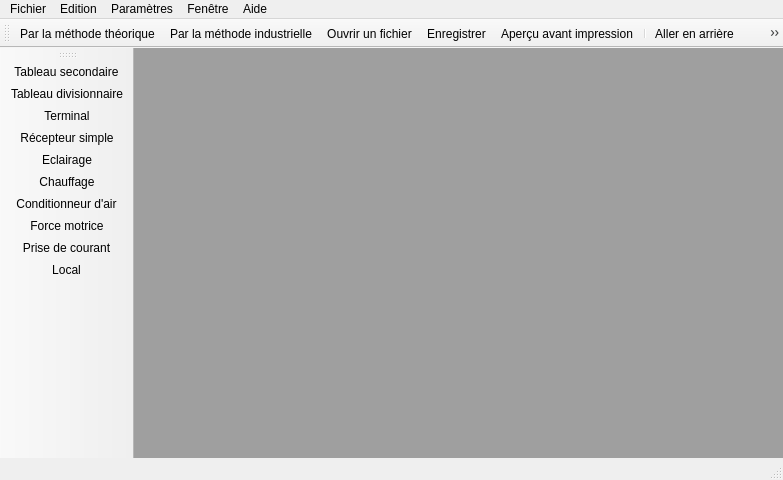
<?xml version="1.0" encoding="UTF-8"?>
<ui version="4.0">
 <class>MainWindow</class>
 <widget class="QMainWindow" name="MainWindow">
  <property name="geometry">
   <rect>
    <x>0</x>
    <y>0</y>
    <width>783</width>
    <height>480</height>
   </rect>
  </property>
  <property name="windowTitle">
   <string>Industria Elec 2013</string>
  </property>
  <property name="windowIcon">
   <iconset resource="images.qrc">
    <normaloff>:/images/logo.png</normaloff>:/images/logo.png</iconset>
  </property>
  <widget class="QWidget" name="centralwidget">
   <layout class="QGridLayout" name="gridLayout">
    <property name="margin">
     <number>0</number>
    </property>
    <item row="0" column="0">
     <widget class="QMdiArea" name="mdiArea"/>
    </item>
   </layout>
  </widget>
  <widget class="QMenuBar" name="menubar">
   <property name="geometry">
    <rect>
     <x>0</x>
     <y>0</y>
     <width>783</width>
     <height>21</height>
    </rect>
   </property>
   <widget class="QMenu" name="menuFichier">
    <property name="title">
     <string>Fichier</string>
    </property>
    <widget class="QMenu" name="menuNouveau">
     <property name="title">
      <string>Nouveau bilan de puissance</string>
     </property>
     <addaction name="actionMethodeUsuelle"/>
     <addaction name="actionMethodeIndustrielle"/>
    </widget>
    <addaction name="menuNouveau"/>
    <addaction name="actionOuvrirUnFichier"/>
    <addaction name="separator"/>
    <addaction name="actionEnregistrer"/>
    <addaction name="actionEnregistrerSous"/>
    <addaction name="separator"/>
    <addaction name="actionFermerFichierEnCours"/>
    <addaction name="separator"/>
    <addaction name="actionApercu_avant_impression"/>
    <addaction name="actionImprimerInstallation"/>
    <addaction name="separator"/>
    <addaction name="actionQuitter"/>
   </widget>
   <widget class="QMenu" name="menuEdition">
    <property name="title">
     <string>Edition</string>
    </property>
    <addaction name="actionAllerEnAvant"/>
    <addaction name="actionAllerEnArriere"/>
    <addaction name="separator"/>
    <addaction name="actionCopier"/>
    <addaction name="actionCouper"/>
    <addaction name="actionColler"/>
    <addaction name="actionSupprimer"/>
    <addaction name="separator"/>
    <addaction name="actionEditer"/>
    <addaction name="separator"/>
    <addaction name="actionZoomPlus"/>
    <addaction name="actionZoomMoins"/>
   </widget>
   <widget class="QMenu" name="menuAffichage">
    <property name="title">
     <string>Fenêtre</string>
    </property>
    <addaction name="actionProprietesDesCpts"/>
    <addaction name="actionPage_demarrage"/>
   </widget>
   <widget class="QMenu" name="menuAide">
    <property name="title">
     <string>Aide</string>
    </property>
    <addaction name="actionAideSurIndustriaElec"/>
    <addaction name="separator"/>
    <addaction name="actionApropos"/>
   </widget>
   <widget class="QMenu" name="menuParametres">
    <property name="title">
     <string>Paramètres</string>
    </property>
    <addaction name="actionD_finir_extension"/>
   </widget>
   <addaction name="menuFichier"/>
   <addaction name="menuEdition"/>
   <addaction name="menuParametres"/>
   <addaction name="menuAffichage"/>
   <addaction name="menuAide"/>
  </widget>
  <widget class="QStatusBar" name="statusbar"/>
  <widget class="QToolBar" name="toolBar">
   <property name="windowTitle">
    <string>toolBar</string>
   </property>
   <property name="iconSize">
    <size>
     <width>32</width>
     <height>32</height>
    </size>
   </property>
   <attribute name="toolBarArea">
    <enum>LeftToolBarArea</enum>
   </attribute>
   <attribute name="toolBarBreak">
    <bool>false</bool>
   </attribute>
   <addaction name="actionTableau_secondaire"/>
   <addaction name="actionTableau_divisionnaire"/>
   <addaction name="actionTerminal"/>
   <addaction name="actionRecepteur_simple"/>
   <addaction name="actionEclairage"/>
   <addaction name="actionChauffage"/>
   <addaction name="actionConditionneur_air"/>
   <addaction name="actionForce_motrice"/>
   <addaction name="actionPrise_de_courant"/>
   <addaction name="actionLocal"/>
  </widget>
  <widget class="QToolBar" name="toolBar_2">
   <property name="windowTitle">
    <string>toolBar_2</string>
   </property>
   <property name="iconSize">
    <size>
     <width>32</width>
     <height>32</height>
    </size>
   </property>
   <attribute name="toolBarArea">
    <enum>TopToolBarArea</enum>
   </attribute>
   <attribute name="toolBarBreak">
    <bool>false</bool>
   </attribute>
   <addaction name="actionMethodeUsuelle"/>
   <addaction name="actionMethodeIndustrielle"/>
   <addaction name="actionOuvrirUnFichier"/>
   <addaction name="actionEnregistrer"/>
   <addaction name="actionApercu_avant_impression"/>
   <addaction name="separator"/>
   <addaction name="actionAllerEnArriere"/>
   <addaction name="actionAllerEnAvant"/>
   <addaction name="separator"/>
   <addaction name="actionZoomMoins"/>
   <addaction name="actionZoomPlus"/>
   <addaction name="separator"/>
   <addaction name="actionD_finir_extension"/>
   <addaction name="actionProprietesDesCpts"/>
   <addaction name="separator"/>
   <addaction name="actionAideSurIndustriaElec"/>
  </widget>
  <action name="actionProprietesDesCpts">
   <property name="checkable">
    <bool>true</bool>
   </property>
   <property name="icon">
    <iconset resource="boutons.qrc">
     <normaloff>:/images/proprietes_composant.png</normaloff>:/images/proprietes_composant.png</iconset>
   </property>
   <property name="text">
    <string>Propriétés des composants</string>
   </property>
   <property name="shortcut">
    <string>Ctrl+P</string>
   </property>
  </action>
  <action name="actionCopier">
   <property name="text">
    <string>Copier</string>
   </property>
   <property name="shortcut">
    <string>Ctrl+C</string>
   </property>
  </action>
  <action name="actionColler">
   <property name="text">
    <string>Coller</string>
   </property>
   <property name="toolTip">
    <string>Coller le composant copié</string>
   </property>
   <property name="shortcut">
    <string>Ctrl+V</string>
   </property>
  </action>
  <action name="actionZoomPlus">
   <property name="icon">
    <iconset resource="boutons.qrc">
     <normaloff>:/images/zoom plus.png</normaloff>:/images/zoom plus.png</iconset>
   </property>
   <property name="text">
    <string>Agrandir l'installation</string>
   </property>
   <property name="toolTip">
    <string>Agrandir l'installation</string>
   </property>
   <property name="shortcut">
    <string>Ctrl+G</string>
   </property>
  </action>
  <action name="actionZoomMoins">
   <property name="icon">
    <iconset resource="boutons.qrc">
     <normaloff>:/images/zoom moins.png</normaloff>:/images/zoom moins.png</iconset>
   </property>
   <property name="text">
    <string>Réduire l'installation</string>
   </property>
   <property name="toolTip">
    <string>Réduire l'installation</string>
   </property>
   <property name="shortcut">
    <string>Ctrl+M</string>
   </property>
  </action>
  <action name="actionCouper">
   <property name="text">
    <string>Couper</string>
   </property>
   <property name="toolTip">
    <string>Couper le composant sélectionné</string>
   </property>
   <property name="shortcut">
    <string>Ctrl+X</string>
   </property>
  </action>
  <action name="actionSupprimer">
   <property name="text">
    <string>Supprimer</string>
   </property>
   <property name="toolTip">
    <string>Supprimer le composant sélectionné</string>
   </property>
   <property name="shortcut">
    <string>Del</string>
   </property>
  </action>
  <action name="actionEditer">
   <property name="text">
    <string>Editer</string>
   </property>
   <property name="toolTip">
    <string>Editer le composant sélectionné</string>
   </property>
   <property name="shortcut">
    <string>Ctrl+E</string>
   </property>
  </action>
  <action name="actionMethodeUsuelle">
   <property name="icon">
    <iconset resource="boutons.qrc">
     <normaloff>:/images/new_mt.png</normaloff>:/images/new_mt.png</iconset>
   </property>
   <property name="text">
    <string>Par la méthode théorique</string>
   </property>
   <property name="toolTip">
    <string>Nouveau bilan de puissance avec la méthode théorique</string>
   </property>
   <property name="shortcut">
    <string>Ctrl+T</string>
   </property>
  </action>
  <action name="actionMethodeIndustrielle">
   <property name="icon">
    <iconset resource="boutons.qrc">
     <normaloff>:/images/new_mi.png</normaloff>:/images/new_mi.png</iconset>
   </property>
   <property name="text">
    <string>Par la méthode industrielle</string>
   </property>
   <property name="toolTip">
    <string>Nouveau bilan de puissance avec la méthode industrielle</string>
   </property>
   <property name="shortcut">
    <string>Ctrl+I</string>
   </property>
  </action>
  <action name="actionOuvrirUnFichier">
   <property name="icon">
    <iconset resource="images.qrc">
     <normaloff>:/images/open_2.png</normaloff>:/images/open_2.png</iconset>
   </property>
   <property name="text">
    <string>Ouvrir un fichier</string>
   </property>
   <property name="shortcut">
    <string>Ctrl+O</string>
   </property>
  </action>
  <action name="actionImprimerInstallation">
   <property name="icon">
    <iconset resource="boutons.qrc">
     <normaloff>:/images/print.png</normaloff>:/images/print.png</iconset>
   </property>
   <property name="text">
    <string>Imprimer...</string>
   </property>
  </action>
  <action name="actionFermerFichierEnCours">
   <property name="text">
    <string>Fermer fichier en cours</string>
   </property>
   <property name="toolTip">
    <string>Fermer le fichier en cours</string>
   </property>
  </action>
  <action name="actionQuitter">
   <property name="text">
    <string>Quitter</string>
   </property>
   <property name="toolTip">
    <string>Quitter l'application</string>
   </property>
   <property name="shortcut">
    <string>Ctrl+Q</string>
   </property>
  </action>
  <action name="actionEnregistrer">
   <property name="icon">
    <iconset resource="boutons.qrc">
     <normaloff>:/images/save.png</normaloff>:/images/save.png</iconset>
   </property>
   <property name="text">
    <string>Enregistrer</string>
   </property>
   <property name="shortcut">
    <string>Ctrl+S</string>
   </property>
  </action>
  <action name="actionEnregistrerSous">
   <property name="text">
    <string>Enregistrer sous...</string>
   </property>
  </action>
  <action name="actionD_finir_extension">
   <property name="icon">
    <iconset resource="boutons.qrc">
     <normaloff>:/images/transfo_choisi.png</normaloff>:/images/transfo_choisi.png</iconset>
   </property>
   <property name="text">
    <string>Transformateur</string>
   </property>
  </action>
  <action name="actionAideSurIndustriaElec">
   <property name="icon">
    <iconset resource="boutons.qrc">
     <normaloff>:/images/aide.png</normaloff>:/images/aide.png</iconset>
   </property>
   <property name="text">
    <string>Aide sur Industria Elec</string>
   </property>
   <property name="shortcut">
    <string>F1</string>
   </property>
  </action>
  <action name="actionApropos">
   <property name="text">
    <string>A propos de Industria Elec...</string>
   </property>
   <property name="toolTip">
    <string>A propos de Industria Elec</string>
   </property>
  </action>
  <action name="actionAllerEnAvant">
   <property name="icon">
    <iconset resource="boutons.qrc">
     <normaloff>:/images/redo.png</normaloff>:/images/redo.png</iconset>
   </property>
   <property name="text">
    <string>Aller en avant</string>
   </property>
   <property name="toolTip">
    <string>Aller en avant</string>
   </property>
   <property name="shortcut">
    <string>Ctrl+Y</string>
   </property>
  </action>
  <action name="actionAllerEnArriere">
   <property name="icon">
    <iconset resource="boutons.qrc">
     <normaloff>:/images/undo.png</normaloff>:/images/undo.png</iconset>
   </property>
   <property name="text">
    <string>Aller en arrière</string>
   </property>
   <property name="toolTip">
    <string>Aller en arrière</string>
   </property>
   <property name="shortcut">
    <string>Ctrl+Z</string>
   </property>
  </action>
  <action name="actionPage_demarrage">
   <property name="icon">
    <iconset resource="boutons.qrc">
     <normaloff>:/images/new_mi.png</normaloff>:/images/new_mi.png</iconset>
   </property>
   <property name="text">
    <string>Page de démarrage</string>
   </property>
  </action>
  <action name="actionTransformateur">
   <property name="icon">
    <iconset resource="boutons.qrc">
     <normaloff>:/images/transfo_choisi.png</normaloff>:/images/transfo_choisi.png</iconset>
   </property>
   <property name="text">
    <string>Transformateur</string>
   </property>
  </action>
  <action name="actionTGBT">
   <property name="icon">
    <iconset resource="images.qrc">
     <normaloff>:/images/TGBT.png</normaloff>:/images/TGBT.png</iconset>
   </property>
   <property name="text">
    <string>TGBT</string>
   </property>
  </action>
  <action name="actionTableau_secondaire">
   <property name="icon">
    <iconset resource="images.qrc">
     <normaloff>:/images/ts_icon.png</normaloff>:/images/ts_icon.png</iconset>
   </property>
   <property name="text">
    <string>Tableau secondaire</string>
   </property>
  </action>
  <action name="actionTableau_divisionnaire">
   <property name="icon">
    <iconset resource="images.qrc">
     <normaloff>:/images/td_icon.png</normaloff>:/images/td_icon.png</iconset>
   </property>
   <property name="text">
    <string>Tableau divisionnaire</string>
   </property>
  </action>
  <action name="actionTerminal">
   <property name="icon">
    <iconset resource="images.qrc">
     <normaloff>:/images/ter_icon.png</normaloff>:/images/ter_icon.png</iconset>
   </property>
   <property name="text">
    <string>Terminal</string>
   </property>
  </action>
  <action name="actionRecepteur_simple">
   <property name="icon">
    <iconset resource="images.qrc">
     <normaloff>:/images/autre récepteur.png</normaloff>:/images/autre récepteur.png</iconset>
   </property>
   <property name="text">
    <string>Récepteur simple</string>
   </property>
  </action>
  <action name="actionEclairage">
   <property name="icon">
    <iconset resource="images.qrc">
     <normaloff>:/images/eclairage.png</normaloff>:/images/eclairage.png</iconset>
   </property>
   <property name="text">
    <string>Eclairage</string>
   </property>
  </action>
  <action name="actionChauffage">
   <property name="icon">
    <iconset resource="images.qrc">
     <normaloff>:/images/Chauffage.png</normaloff>:/images/Chauffage.png</iconset>
   </property>
   <property name="text">
    <string>Chauffage</string>
   </property>
  </action>
  <action name="actionConditionneur_air">
   <property name="icon">
    <iconset resource="images.qrc">
     <normaloff>:/images/climatiseur.png</normaloff>:/images/climatiseur.png</iconset>
   </property>
   <property name="text">
    <string>Conditionneur d'air</string>
   </property>
  </action>
  <action name="actionForce_motrice">
   <property name="icon">
    <iconset resource="images.qrc">
     <normaloff>:/images/moteur.png</normaloff>:/images/moteur.png</iconset>
   </property>
   <property name="text">
    <string>Force motrice</string>
   </property>
  </action>
  <action name="actionPrise_de_courant">
   <property name="icon">
    <iconset resource="images.qrc">
     <normaloff>:/images/prise de courant.png</normaloff>:/images/prise de courant.png</iconset>
   </property>
   <property name="text">
    <string>Prise de courant</string>
   </property>
  </action>
  <action name="actionLocal">
   <property name="icon">
    <iconset resource="images.qrc">
     <normaloff>:/images/Local_ecl.png</normaloff>:/images/Local_ecl.png</iconset>
   </property>
   <property name="text">
    <string>Local</string>
   </property>
  </action>
  <action name="actionFleche">
   <property name="icon">
    <iconset resource="images.qrc">
     <normaloff>:/images/fleche.PNG</normaloff>:/images/fleche.PNG</iconset>
   </property>
   <property name="text">
    <string>Flèche</string>
   </property>
   <property name="toolTip">
    <string>Flèche</string>
   </property>
   <property name="shortcut">
    <string>Esc</string>
   </property>
  </action>
  <action name="actionCable">
   <property name="icon">
    <iconset resource="images.qrc">
     <normaloff>:/images/liaison.png</normaloff>:/images/liaison.png</iconset>
   </property>
   <property name="text">
    <string>Câble</string>
   </property>
   <property name="toolTip">
    <string>Câble</string>
   </property>
  </action>
  <action name="actionGomme">
   <property name="icon">
    <iconset resource="images.qrc">
     <normaloff>:/images/gomme.png</normaloff>:/images/gomme.png</iconset>
   </property>
   <property name="text">
    <string>Gomme</string>
   </property>
   <property name="toolTip">
    <string>Gomme</string>
   </property>
  </action>
  <action name="actionApercu_avant_impression">
   <property name="icon">
    <iconset resource="boutons.qrc">
     <normaloff>:/images/print_preview.png</normaloff>:/images/print_preview.png</iconset>
   </property>
   <property name="text">
    <string>Aperçu avant impression</string>
   </property>
  </action>
 </widget>
 <resources>
  <include location="boutons.qrc"/>
  <include location="images.qrc"/>
 </resources>
 <connections/>
</ui>
